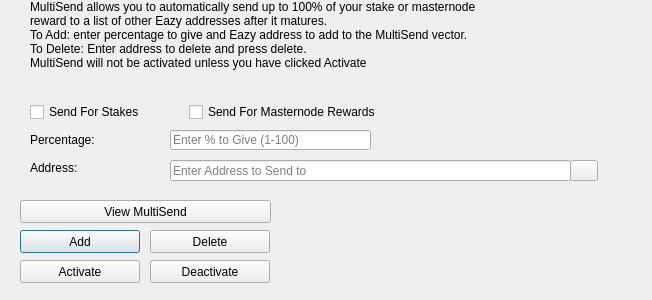
<?xml version="1.0" encoding="UTF-8"?>
<ui version="4.0">
 <class>MultiSendDialog</class>
 <widget class="QDialog" name="MultiSendDialog">
  <property name="windowModality">
   <enum>Qt::NonModal</enum>
  </property>
  <property name="geometry">
   <rect>
    <x>0</x>
    <y>0</y>
    <width>652</width>
    <height>300</height>
   </rect>
  </property>
  <property name="windowTitle">
   <string>MultiSend</string>
  </property>
  <widget class="QLineEdit" name="multiSendPercentEdit">
   <property name="geometry">
    <rect>
     <x>170</x>
     <y>130</y>
     <width>201</width>
     <height>20</height>
    </rect>
   </property>
   <property name="toolTip">
    <string>Enter whole numbers 1 - 100</string>
   </property>
   <property name="placeholderText">
    <string>Enter % to Give (1-100)</string>
   </property>
  </widget>
  <widget class="QLineEdit" name="multiSendAddressEdit">
   <property name="geometry">
    <rect>
     <x>170</x>
     <y>160</y>
     <width>401</width>
     <height>21</height>
    </rect>
   </property>
   <property name="toolTip">
    <string/>
   </property>
   <property name="placeholderText">
    <string>Enter Address to Send to</string>
   </property>
  </widget>
  <widget class="QLabel" name="label_2">
   <property name="geometry">
    <rect>
     <x>30</x>
     <y>0</y>
     <width>451</width>
     <height>121</height>
    </rect>
   </property>
   <property name="lineWidth">
    <number>1</number>
   </property>
   <property name="text">
    <string>MultiSend allows you to automatically send up to 100% of your stake or masternode reward to a list of other Eazy addresses after it matures.
To Add: enter percentage to give and Eazy address to add to the MultiSend vector.
To Delete: Enter address to delete and press delete.
MultiSend will not be activated unless you have clicked Activate</string>
   </property>
   <property name="alignment">
    <set>Qt::AlignLeading|Qt::AlignLeft|Qt::AlignTop</set>
   </property>
   <property name="wordWrap">
    <bool>true</bool>
   </property>
  </widget>
  <widget class="QLabel" name="message">
   <property name="geometry">
    <rect>
     <x>290</x>
     <y>200</y>
     <width>351</width>
     <height>91</height>
    </rect>
   </property>
   <property name="text">
    <string/>
   </property>
  </widget>
  <widget class="QPushButton" name="addButton">
   <property name="geometry">
    <rect>
     <x>20</x>
     <y>230</y>
     <width>120</width>
     <height>23</height>
    </rect>
   </property>
   <property name="toolTip">
    <string/>
   </property>
   <property name="statusTip">
    <string>Add to MultiSend Vector</string>
   </property>
   <property name="text">
    <string>Add</string>
   </property>
  </widget>
  <widget class="QPushButton" name="disableButton">
   <property name="geometry">
    <rect>
     <x>150</x>
     <y>260</y>
     <width>120</width>
     <height>23</height>
    </rect>
   </property>
   <property name="statusTip">
    <string>Deactivate MultiSend</string>
   </property>
   <property name="text">
    <string>Deactivate</string>
   </property>
  </widget>
  <widget class="QPushButton" name="addressBookButton">
   <property name="geometry">
    <rect>
     <x>570</x>
     <y>160</y>
     <width>28</width>
     <height>21</height>
    </rect>
   </property>
   <property name="toolTip">
    <string>Choose an address from the address book</string>
   </property>
   <property name="text">
    <string/>
   </property>
   <property name="icon">
    <iconset resource="../eazy.qrc">
     <normaloff>:/icons/address-book</normaloff>:/icons/address-book</iconset>
   </property>
   <property name="shortcut">
    <string>Alt+A</string>
   </property>
   <property name="autoDefault">
    <bool>false</bool>
   </property>
  </widget>
  <widget class="QLabel" name="label">
   <property name="geometry">
    <rect>
     <x>30</x>
     <y>130</y>
     <width>121</width>
     <height>20</height>
    </rect>
   </property>
   <property name="toolTip">
    <string>Percentage of stake to send</string>
   </property>
   <property name="text">
    <string>Percentage:</string>
   </property>
  </widget>
  <widget class="QLabel" name="label_5">
   <property name="geometry">
    <rect>
     <x>30</x>
     <y>160</y>
     <width>111</width>
     <height>16</height>
    </rect>
   </property>
   <property name="toolTip">
    <string>Address to send portion of stake to</string>
   </property>
   <property name="text">
    <string>Address:</string>
   </property>
  </widget>
  <widget class="QPushButton" name="deleteButton">
   <property name="geometry">
    <rect>
     <x>150</x>
     <y>230</y>
     <width>120</width>
     <height>23</height>
    </rect>
   </property>
   <property name="toolTip">
    <string/>
   </property>
   <property name="statusTip">
    <string>Delete Address From MultiSend Vector</string>
   </property>
   <property name="text">
    <string>Delete</string>
   </property>
  </widget>
  <widget class="QPushButton" name="activateButton">
   <property name="geometry">
    <rect>
     <x>20</x>
     <y>260</y>
     <width>120</width>
     <height>23</height>
    </rect>
   </property>
   <property name="statusTip">
    <string>Activate MultiSend</string>
   </property>
   <property name="text">
    <string>Activate</string>
   </property>
  </widget>
  <widget class="QPushButton" name="viewButton">
   <property name="geometry">
    <rect>
     <x>20</x>
     <y>200</y>
     <width>251</width>
     <height>23</height>
    </rect>
   </property>
   <property name="toolTip">
    <string/>
   </property>
   <property name="statusTip">
    <string>View MultiSend Vector</string>
   </property>
   <property name="text">
    <string>View MultiSend</string>
   </property>
  </widget>
  <widget class="QWidget" name="horizontalLayoutWidget">
   <property name="geometry">
    <rect>
     <x>30</x>
     <y>100</y>
     <width>351</width>
     <height>24</height>
    </rect>
   </property>
   <layout class="QHBoxLayout" name="horizontalLayout">
    <item>
     <widget class="QCheckBox" name="multiSendStakeCheckBox">
      <property name="text">
       <string>Send For Stakes</string>
      </property>
     </widget>
    </item>
    <item>
     <widget class="QCheckBox" name="multiSendMasternodeCheckBox">
      <property name="text">
       <string>Send For Masternode Rewards</string>
      </property>
     </widget>
    </item>
   </layout>
  </widget>
 </widget>
 <resources>
  <include location="../eazy.qrc"/>
 </resources>
 <connections/>
</ui>
